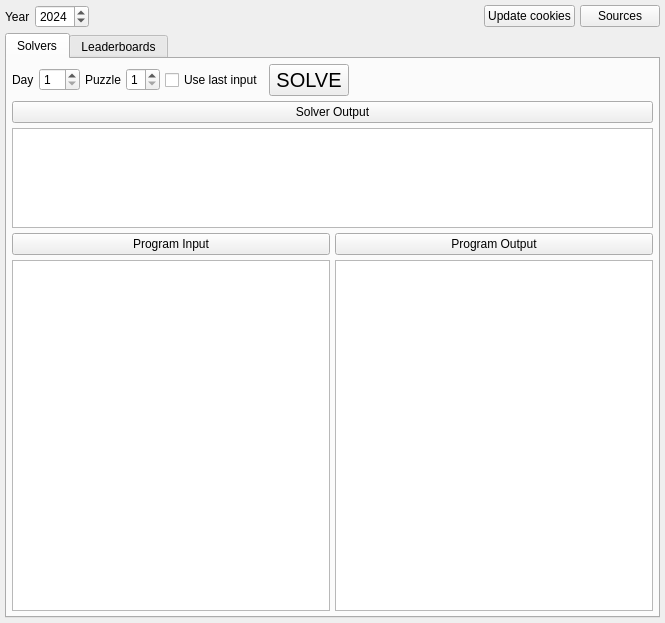
<?xml version="1.0" encoding="UTF-8"?>
<ui version="4.0">
 <class>MainWindow</class>
 <widget class="QMainWindow" name="MainWindow">
  <property name="geometry">
   <rect>
    <x>0</x>
    <y>0</y>
    <width>665</width>
    <height>623</height>
   </rect>
  </property>
  <property name="windowTitle">
   <string>Advent Of Code</string>
  </property>
  <widget class="QWidget" name="m_central_widget">
   <layout class="QVBoxLayout" name="m_central_widget_vertical_layout">
    <property name="spacing">
     <number>5</number>
    </property>
    <property name="leftMargin">
     <number>5</number>
    </property>
    <property name="topMargin">
     <number>5</number>
    </property>
    <property name="rightMargin">
     <number>5</number>
    </property>
    <property name="bottomMargin">
     <number>5</number>
    </property>
    <item>
     <widget class="QWidget" name="m_common_top_widget" native="true">
      <property name="sizePolicy">
       <sizepolicy hsizetype="MinimumExpanding" vsizetype="Maximum">
        <horstretch>0</horstretch>
        <verstretch>0</verstretch>
       </sizepolicy>
      </property>
      <layout class="QHBoxLayout" name="m_common_top_widget_horizontal_layout">
       <property name="spacing">
        <number>5</number>
       </property>
       <property name="leftMargin">
        <number>0</number>
       </property>
       <property name="topMargin">
        <number>0</number>
       </property>
       <property name="rightMargin">
        <number>0</number>
       </property>
       <property name="bottomMargin">
        <number>0</number>
       </property>
       <item>
        <widget class="QLabel" name="m_label_year">
         <property name="text">
          <string>Year</string>
         </property>
        </widget>
       </item>
       <item>
        <widget class="QSpinBox" name="m_spin_box_year">
         <property name="minimum">
          <number>2015</number>
         </property>
         <property name="maximum">
          <number>2025</number>
         </property>
         <property name="value">
          <number>2024</number>
         </property>
        </widget>
       </item>
       <item>
        <spacer name="m_common_top_horizontal_spacer">
         <property name="orientation">
          <enum>Qt::Horizontal</enum>
         </property>
         <property name="sizeHint" stdset="0">
          <size>
           <width>40</width>
           <height>20</height>
          </size>
         </property>
        </spacer>
       </item>
       <item>
        <widget class="QPushButton" name="m_push_button_update_cookies">
         <property name="text">
          <string>Update cookies</string>
         </property>
        </widget>
       </item>
       <item>
        <widget class="QPushButton" name="m_push_button_sources">
         <property name="sizePolicy">
          <sizepolicy hsizetype="Maximum" vsizetype="Fixed">
           <horstretch>0</horstretch>
           <verstretch>0</verstretch>
          </sizepolicy>
         </property>
         <property name="text">
          <string>Sources</string>
         </property>
        </widget>
       </item>
      </layout>
     </widget>
    </item>
    <item>
     <widget class="QTabWidget" name="m_tab_widget">
      <property name="sizePolicy">
       <sizepolicy hsizetype="MinimumExpanding" vsizetype="MinimumExpanding">
        <horstretch>0</horstretch>
        <verstretch>0</verstretch>
       </sizepolicy>
      </property>
      <property name="currentIndex">
       <number>0</number>
      </property>
      <widget class="QWidget" name="m_solvers_tab">
       <attribute name="title">
        <string>Solvers</string>
       </attribute>
       <layout class="QVBoxLayout" name="m_solvers_tab_vertical_layout">
        <property name="spacing">
         <number>5</number>
        </property>
        <property name="leftMargin">
         <number>5</number>
        </property>
        <property name="topMargin">
         <number>5</number>
        </property>
        <property name="rightMargin">
         <number>5</number>
        </property>
        <property name="bottomMargin">
         <number>5</number>
        </property>
        <item>
         <widget class="QWidget" name="m_solver_selection_widget" native="true">
          <property name="sizePolicy">
           <sizepolicy hsizetype="Preferred" vsizetype="Maximum">
            <horstretch>0</horstretch>
            <verstretch>0</verstretch>
           </sizepolicy>
          </property>
          <layout class="QHBoxLayout" name="m_solver_selection_widget_horizontal_layout">
           <property name="spacing">
            <number>5</number>
           </property>
           <property name="leftMargin">
            <number>0</number>
           </property>
           <property name="topMargin">
            <number>0</number>
           </property>
           <property name="rightMargin">
            <number>0</number>
           </property>
           <property name="bottomMargin">
            <number>0</number>
           </property>
           <item>
            <widget class="QLabel" name="m_label_day">
             <property name="text">
              <string>Day</string>
             </property>
            </widget>
           </item>
           <item>
            <widget class="QSpinBox" name="m_spin_box_day">
             <property name="minimum">
              <number>1</number>
             </property>
             <property name="maximum">
              <number>25</number>
             </property>
            </widget>
           </item>
           <item>
            <widget class="QLabel" name="m_label_puzzle">
             <property name="text">
              <string>Puzzle</string>
             </property>
            </widget>
           </item>
           <item>
            <widget class="QSpinBox" name="m_spin_box_puzzle">
             <property name="minimum">
              <number>1</number>
             </property>
             <property name="maximum">
              <number>2</number>
             </property>
            </widget>
           </item>
           <item>
            <widget class="QCheckBox" name="m_check_box_use_last_input">
             <property name="text">
              <string>Use last input</string>
             </property>
            </widget>
           </item>
           <item>
            <widget class="QPushButton" name="m_push_button_solve">
             <property name="font">
              <font>
               <pointsize>15</pointsize>
              </font>
             </property>
             <property name="text">
              <string>SOLVE</string>
             </property>
            </widget>
           </item>
           <item>
            <spacer name="m_horizontal_spacer">
             <property name="orientation">
              <enum>Qt::Horizontal</enum>
             </property>
             <property name="sizeHint" stdset="0">
              <size>
               <width>40</width>
               <height>20</height>
              </size>
             </property>
            </spacer>
           </item>
          </layout>
         </widget>
        </item>
        <item>
         <widget class="QWidget" name="m_solver_output_widget" native="true">
          <property name="sizePolicy">
           <sizepolicy hsizetype="Preferred" vsizetype="Maximum">
            <horstretch>0</horstretch>
            <verstretch>0</verstretch>
           </sizepolicy>
          </property>
          <layout class="QVBoxLayout" name="m_solver_output_widget_vertical_layout">
           <property name="spacing">
            <number>5</number>
           </property>
           <property name="leftMargin">
            <number>0</number>
           </property>
           <property name="topMargin">
            <number>0</number>
           </property>
           <property name="rightMargin">
            <number>0</number>
           </property>
           <property name="bottomMargin">
            <number>0</number>
           </property>
           <item>
            <widget class="QPushButton" name="m_push_button_solver_output">
             <property name="text">
              <string>Solver Output</string>
             </property>
            </widget>
           </item>
           <item>
            <widget class="QPlainTextEdit" name="m_plain_text_edit_solver_output">
             <property name="maximumSize">
              <size>
               <width>16777215</width>
               <height>100</height>
              </size>
             </property>
             <property name="font">
              <font>
               <family>Ubuntu Mono</family>
              </font>
             </property>
             <property name="readOnly">
              <bool>true</bool>
             </property>
            </widget>
           </item>
          </layout>
         </widget>
        </item>
        <item>
         <widget class="QWidget" name="m_program_io_widget" native="true">
          <property name="sizePolicy">
           <sizepolicy hsizetype="Preferred" vsizetype="MinimumExpanding">
            <horstretch>0</horstretch>
            <verstretch>0</verstretch>
           </sizepolicy>
          </property>
          <layout class="QHBoxLayout" name="m_program_io_widget_horizontal_layout">
           <property name="spacing">
            <number>5</number>
           </property>
           <property name="leftMargin">
            <number>0</number>
           </property>
           <property name="topMargin">
            <number>0</number>
           </property>
           <property name="rightMargin">
            <number>0</number>
           </property>
           <property name="bottomMargin">
            <number>0</number>
           </property>
           <item>
            <widget class="QWidget" name="m_program_input_widget" native="true">
             <layout class="QVBoxLayout" name="m_program_input_widget_vertical_layout">
              <property name="spacing">
               <number>5</number>
              </property>
              <property name="leftMargin">
               <number>0</number>
              </property>
              <property name="topMargin">
               <number>0</number>
              </property>
              <property name="rightMargin">
               <number>0</number>
              </property>
              <property name="bottomMargin">
               <number>0</number>
              </property>
              <item>
               <widget class="QPushButton" name="m_push_button_input">
                <property name="text">
                 <string>Program Input</string>
                </property>
               </widget>
              </item>
              <item>
               <widget class="QPlainTextEdit" name="m_plain_text_edit_input">
                <property name="font">
                 <font>
                  <family>Ubuntu Mono</family>
                 </font>
                </property>
                <property name="readOnly">
                 <bool>true</bool>
                </property>
               </widget>
              </item>
             </layout>
            </widget>
           </item>
           <item>
            <widget class="QWidget" name="m_program_output_widget" native="true">
             <layout class="QVBoxLayout" name="m_program_output_widget_vertical_layout">
              <property name="spacing">
               <number>5</number>
              </property>
              <property name="leftMargin">
               <number>0</number>
              </property>
              <property name="topMargin">
               <number>0</number>
              </property>
              <property name="rightMargin">
               <number>0</number>
              </property>
              <property name="bottomMargin">
               <number>0</number>
              </property>
              <item>
               <widget class="QPushButton" name="m_push_button_program_output">
                <property name="text">
                 <string>Program Output</string>
                </property>
               </widget>
              </item>
              <item>
               <widget class="QPlainTextEdit" name="m_plain_text_edit_program_output">
                <property name="sizePolicy">
                 <sizepolicy hsizetype="Expanding" vsizetype="Expanding">
                  <horstretch>0</horstretch>
                  <verstretch>0</verstretch>
                 </sizepolicy>
                </property>
                <property name="maximumSize">
                 <size>
                  <width>16777215</width>
                  <height>16777215</height>
                 </size>
                </property>
                <property name="font">
                 <font>
                  <family>Ubuntu Mono</family>
                 </font>
                </property>
                <property name="readOnly">
                 <bool>true</bool>
                </property>
               </widget>
              </item>
             </layout>
            </widget>
           </item>
          </layout>
         </widget>
        </item>
       </layout>
      </widget>
      <widget class="QWidget" name="m_leader_board_tabs">
       <attribute name="title">
        <string>Leaderboards</string>
       </attribute>
       <layout class="QVBoxLayout" name="m_leader_board_tabs_layout">
        <property name="spacing">
         <number>5</number>
        </property>
        <property name="leftMargin">
         <number>5</number>
        </property>
        <property name="topMargin">
         <number>5</number>
        </property>
        <property name="rightMargin">
         <number>5</number>
        </property>
        <property name="bottomMargin">
         <number>5</number>
        </property>
        <item>
         <widget class="QComboBox" name="m_leaderboard_combo_box"/>
        </item>
        <item alignment="Qt::AlignTop">
         <widget class="QWidget" name="m_leaderboard_data_widget" native="true">
          <property name="sizePolicy">
           <sizepolicy hsizetype="Preferred" vsizetype="Maximum">
            <horstretch>0</horstretch>
            <verstretch>0</verstretch>
           </sizepolicy>
          </property>
          <layout class="QHBoxLayout" name="m_leaderboard_data_widget_horizontal_layout">
           <property name="spacing">
            <number>5</number>
           </property>
           <property name="leftMargin">
            <number>5</number>
           </property>
           <property name="topMargin">
            <number>5</number>
           </property>
           <property name="rightMargin">
            <number>5</number>
           </property>
           <property name="bottomMargin">
            <number>5</number>
           </property>
           <item>
            <widget class="QWidget" name="m_leaderboard_buttons_widget" native="true">
             <property name="sizePolicy">
              <sizepolicy hsizetype="Maximum" vsizetype="Maximum">
               <horstretch>0</horstretch>
               <verstretch>0</verstretch>
              </sizepolicy>
             </property>
             <layout class="QVBoxLayout" name="verticalLayout">
              <property name="spacing">
               <number>5</number>
              </property>
              <property name="leftMargin">
               <number>5</number>
              </property>
              <property name="topMargin">
               <number>5</number>
              </property>
              <property name="rightMargin">
               <number>5</number>
              </property>
              <property name="bottomMargin">
               <number>5</number>
              </property>
              <item>
               <widget class="QPushButton" name="m_update_leaderboard_push_button">
                <property name="sizePolicy">
                 <sizepolicy hsizetype="Maximum" vsizetype="Fixed">
                  <horstretch>0</horstretch>
                  <verstretch>0</verstretch>
                 </sizepolicy>
                </property>
                <property name="text">
                 <string>Update</string>
                </property>
               </widget>
              </item>
              <item>
               <widget class="QPushButton" name="m_delete_leaderboard_push_button">
                <property name="sizePolicy">
                 <sizepolicy hsizetype="Maximum" vsizetype="Fixed">
                  <horstretch>0</horstretch>
                  <verstretch>0</verstretch>
                 </sizepolicy>
                </property>
                <property name="text">
                 <string>Delete</string>
                </property>
               </widget>
              </item>
              <item>
               <widget class="QPushButton" name="m_add_leaderboard_push_button">
                <property name="sizePolicy">
                 <sizepolicy hsizetype="Maximum" vsizetype="Fixed">
                  <horstretch>0</horstretch>
                  <verstretch>0</verstretch>
                 </sizepolicy>
                </property>
                <property name="text">
                 <string>Add</string>
                </property>
               </widget>
              </item>
             </layout>
            </widget>
           </item>
           <item alignment="Qt::AlignHCenter|Qt::AlignVCenter">
            <widget class="QFrame" name="m_leaderboard_data_frame">
             <property name="sizePolicy">
              <sizepolicy hsizetype="Maximum" vsizetype="Maximum">
               <horstretch>0</horstretch>
               <verstretch>0</verstretch>
              </sizepolicy>
             </property>
             <property name="frameShape">
              <enum>QFrame::StyledPanel</enum>
             </property>
             <property name="frameShadow">
              <enum>QFrame::Raised</enum>
             </property>
             <layout class="QFormLayout" name="m_leaderboard_data_frame_form_ayout">
              <property name="horizontalSpacing">
               <number>5</number>
              </property>
              <property name="verticalSpacing">
               <number>5</number>
              </property>
              <property name="leftMargin">
               <number>5</number>
              </property>
              <property name="topMargin">
               <number>5</number>
              </property>
              <property name="rightMargin">
               <number>5</number>
              </property>
              <property name="bottomMargin">
               <number>5</number>
              </property>
              <item row="0" column="0">
               <widget class="QLabel" name="m_leaderboard_name_label">
                <property name="text">
                 <string>Name:</string>
                </property>
               </widget>
              </item>
              <item row="0" column="1">
               <widget class="QLineEdit" name="m_leaderboard_name_le"/>
              </item>
              <item row="1" column="0">
               <widget class="QLabel" name="m_leaderboard_owner_label">
                <property name="text">
                 <string>Owner:</string>
                </property>
               </widget>
              </item>
              <item row="1" column="1">
               <widget class="QLineEdit" name="m_leaderboard_owner_le">
                <property name="readOnly">
                 <bool>true</bool>
                </property>
               </widget>
              </item>
             </layout>
            </widget>
           </item>
           <item alignment="Qt::AlignHCenter|Qt::AlignVCenter">
            <widget class="QGroupBox" name="m_completion_group_box">
             <property name="sizePolicy">
              <sizepolicy hsizetype="MinimumExpanding" vsizetype="Maximum">
               <horstretch>0</horstretch>
               <verstretch>0</verstretch>
              </sizepolicy>
             </property>
             <property name="title">
              <string>NAME AND DAY</string>
             </property>
             <layout class="QGridLayout" name="gridLayout">
              <property name="leftMargin">
               <number>5</number>
              </property>
              <property name="topMargin">
               <number>5</number>
              </property>
              <property name="rightMargin">
               <number>5</number>
              </property>
              <property name="bottomMargin">
               <number>5</number>
              </property>
              <property name="spacing">
               <number>5</number>
              </property>
              <item row="1" column="0" colspan="2">
               <widget class="QLabel" name="m_second_label">
                <property name="text">
                 <string>Second:</string>
                </property>
               </widget>
              </item>
              <item row="1" column="2">
               <widget class="QDateTimeEdit" name="m_second_dte">
                <property name="readOnly">
                 <bool>true</bool>
                </property>
                <property name="displayFormat">
                 <string>dd/MM/yyyy HH:mm:ss</string>
                </property>
               </widget>
              </item>
              <item row="2" column="0">
               <widget class="QLabel" name="m_diff_label">
                <property name="text">
                 <string>Difference:</string>
                </property>
               </widget>
              </item>
              <item row="0" column="2">
               <widget class="QDateTimeEdit" name="m_first_dte">
                <property name="readOnly">
                 <bool>true</bool>
                </property>
                <property name="displayFormat">
                 <string>dd/MM/yyyy HH:mm:ss</string>
                </property>
               </widget>
              </item>
              <item row="0" column="0">
               <widget class="QLabel" name="m_first_label">
                <property name="text">
                 <string>First:</string>
                </property>
               </widget>
              </item>
              <item row="2" column="2">
               <widget class="QLabel" name="m_diff_value">
                <property name="text">
                 <string>DIFFERENCE</string>
                </property>
               </widget>
              </item>
             </layout>
            </widget>
           </item>
           <item>
            <spacer name="horizontalSpacer">
             <property name="orientation">
              <enum>Qt::Horizontal</enum>
             </property>
             <property name="sizeHint" stdset="0">
              <size>
               <width>40</width>
               <height>20</height>
              </size>
             </property>
            </spacer>
           </item>
          </layout>
         </widget>
        </item>
        <item>
         <widget class="QTableWidget" name="m_leaderboard_table_widget">
          <property name="sizePolicy">
           <sizepolicy hsizetype="MinimumExpanding" vsizetype="MinimumExpanding">
            <horstretch>0</horstretch>
            <verstretch>0</verstretch>
           </sizepolicy>
          </property>
          <property name="font">
           <font>
            <pointsize>10</pointsize>
           </font>
          </property>
          <property name="editTriggers">
           <set>QAbstractItemView::NoEditTriggers</set>
          </property>
          <attribute name="horizontalHeaderStretchLastSection">
           <bool>false</bool>
          </attribute>
          <attribute name="verticalHeaderStretchLastSection">
           <bool>false</bool>
          </attribute>
          <column>
           <property name="text">
            <string>Name</string>
           </property>
          </column>
          <column>
           <property name="text">
            <string>Score</string>
           </property>
          </column>
          <column>
           <property name="text">
            <string>Stars</string>
           </property>
          </column>
          <column>
           <property name="text">
            <string>1</string>
           </property>
          </column>
          <column>
           <property name="text">
            <string>2</string>
           </property>
          </column>
          <column>
           <property name="text">
            <string>3</string>
           </property>
          </column>
          <column>
           <property name="text">
            <string>4</string>
           </property>
          </column>
          <column>
           <property name="text">
            <string>5</string>
           </property>
          </column>
          <column>
           <property name="text">
            <string>6</string>
           </property>
          </column>
          <column>
           <property name="text">
            <string>7</string>
           </property>
          </column>
          <column>
           <property name="text">
            <string>8</string>
           </property>
          </column>
          <column>
           <property name="text">
            <string>9</string>
           </property>
          </column>
          <column>
           <property name="text">
            <string>10</string>
           </property>
          </column>
          <column>
           <property name="text">
            <string>11</string>
           </property>
          </column>
          <column>
           <property name="text">
            <string>12</string>
           </property>
          </column>
          <column>
           <property name="text">
            <string>13</string>
           </property>
          </column>
          <column>
           <property name="text">
            <string>14</string>
           </property>
          </column>
          <column>
           <property name="text">
            <string>15</string>
           </property>
          </column>
          <column>
           <property name="text">
            <string>16</string>
           </property>
          </column>
          <column>
           <property name="text">
            <string>17</string>
           </property>
          </column>
          <column>
           <property name="text">
            <string>18</string>
           </property>
          </column>
          <column>
           <property name="text">
            <string>19</string>
           </property>
          </column>
          <column>
           <property name="text">
            <string>20</string>
           </property>
          </column>
          <column>
           <property name="text">
            <string>21</string>
           </property>
          </column>
          <column>
           <property name="text">
            <string>22</string>
           </property>
          </column>
          <column>
           <property name="text">
            <string>23</string>
           </property>
          </column>
          <column>
           <property name="text">
            <string>24</string>
           </property>
          </column>
          <column>
           <property name="text">
            <string>25</string>
           </property>
          </column>
         </widget>
        </item>
       </layout>
      </widget>
     </widget>
    </item>
   </layout>
  </widget>
 </widget>
 <resources/>
 <connections/>
</ui>
